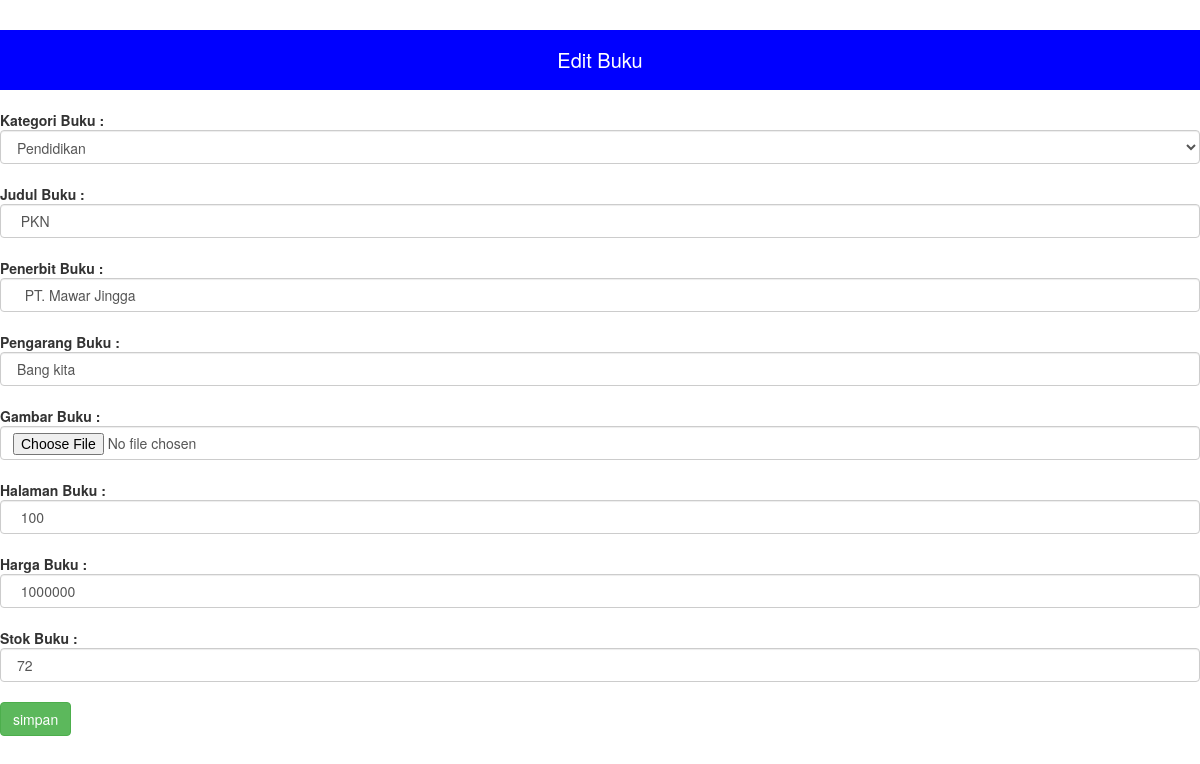
/page/admin/editbuku.php?id=21, run on the app's committed database.
### tables this page shows
CREATE TABLE IF NOT EXISTS `buku` (
  `id_buku` int(11) NOT NULL AUTO_INCREMENT,
  `id_ketegori` int(11) NOT NULL,
  `judul` varchar(50) NOT NULL,
  `gambar` text NOT NULL,
  `penerbit` varchar(100) NOT NULL,
  `pengarang` varchar(100) NOT NULL,
  `halaman` varchar(5) NOT NULL,
  `harga` varchar(10) NOT NULL,
  `stok` varchar(10) NOT NULL,
  PRIMARY KEY (`id_buku`)
);

### page/admin/editbuku.php (the view, shortened to what this page needs)
<link href="../../css/bootstrap.min.css" rel="stylesheet">
<?php
$e=$_GET['id'];
$edit=mysql_query("SELECT * FROM buku WHERE id_buku='$e'");
$book = mysql_fetch_array($edit);
?>
<div style="margin-top:30px;width:100%,height:50px;text-align:center;background:#0000ff;color:#fff;line-height:60px;font-size:20px;margin-bottom:20px;">
Edit Buku
</div>
<form action="e_book.php" method="post" enctype="multipart/form-data">
 		<b>Kategori Buku :</b><select name="kategori" class="form-control">
 			<?php
 			$d = mysql_query("SELECT * from kategori");
 			while($data = mysql_fetch_array($d)){ ?>;
 			<option> <?php echo $data['kategori']; ?> </option>
 			<?php } ?>
 		</select><br>
 		<b>Judul Buku :</b> <input type="text" name="judul" class="form-control" value =" <?php  echo $book['judul'];?>" ><br>
 		<b>Penerbit Buku :</b><input type="text" name="penerbit" class="form-control" value =" <?php  echo $book['penerbit'];?>"><br>
 		<b>Pengarang Buku : </b><input type="text" name="pengarang" class="form-control" value =" <?php  echo $book['pengarang'];?>"><br>
 		<b>Gambar Buku : </b><input type="file" name="gambar" class="form-control" value =" <?php  echo $book['gambar'];?>" ><br>
 		<b>Halaman Buku : </b><input type="text" name="halaman" class="form-control" value =" <?php  echo $book['halaman'];?>"><br>
 		<b>Harga Buku : </b><input type="text" name="harga" class="form-control" value =" <?php  echo $book['harga'];?>" ><br>
 		<b>Stok Buku : </b><input type="text" name="stok" class="form-control" value =" <?php  echo $book['stok'];?>" ><br>
 		<td><input type="submit" class="btn btn-success" value="simpan">
</form>

### data on the page
buku: judul "PKN", penerbit "PT. Mawar Jingga", pengarang "Bang kita", halaman "100", harga "1000000", stok "72"

### other printed values
form field kategori "Pendidikan"
